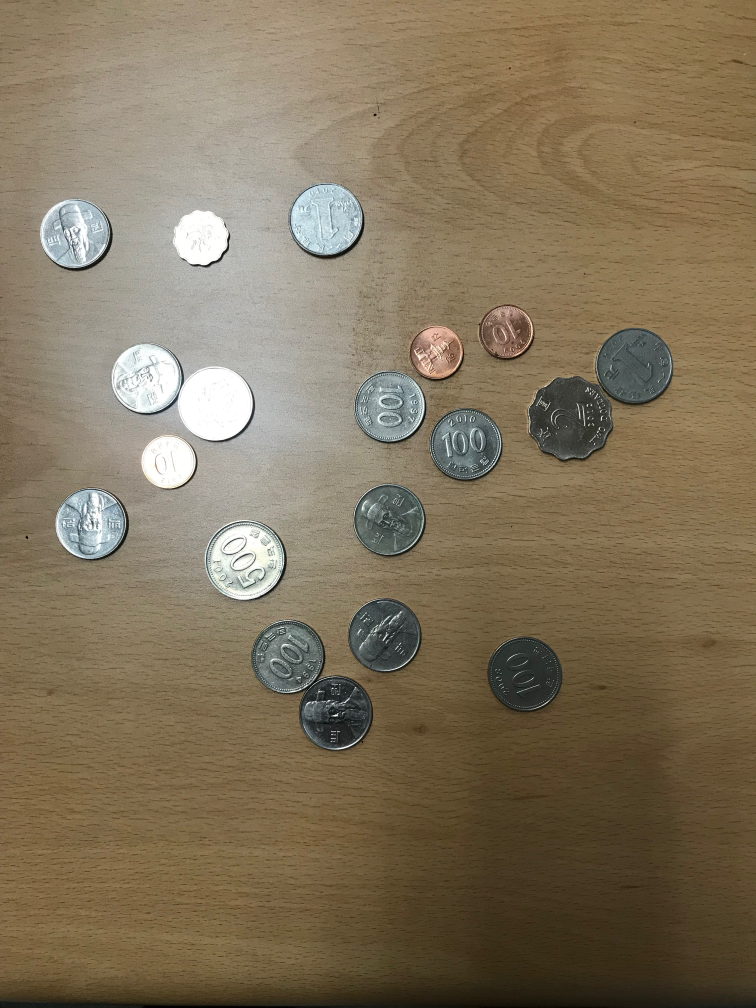
#> input picture Homework-01/Coin-Segmentation/images/IMG_04.JPG, 3024 x 4032 px (shown at 1/4 size)
$ jupyter execute Coin_Detection-04.ipynb
#> lines starting #> are read from the running program, lines starting #| are printed output that depends on the picture
[cell 1]
import matplotlib.pyplot as plt
import numpy as np
import cv2

im = cv2.imread("images/IMG_04.JPG")
#> im is the input picture: shape (4032, 3024, 3); mean B, G, R 91, 115.2, 129.4
plt.imshow(im)

[cell 2]
roi = im[500:3200,0:2800]
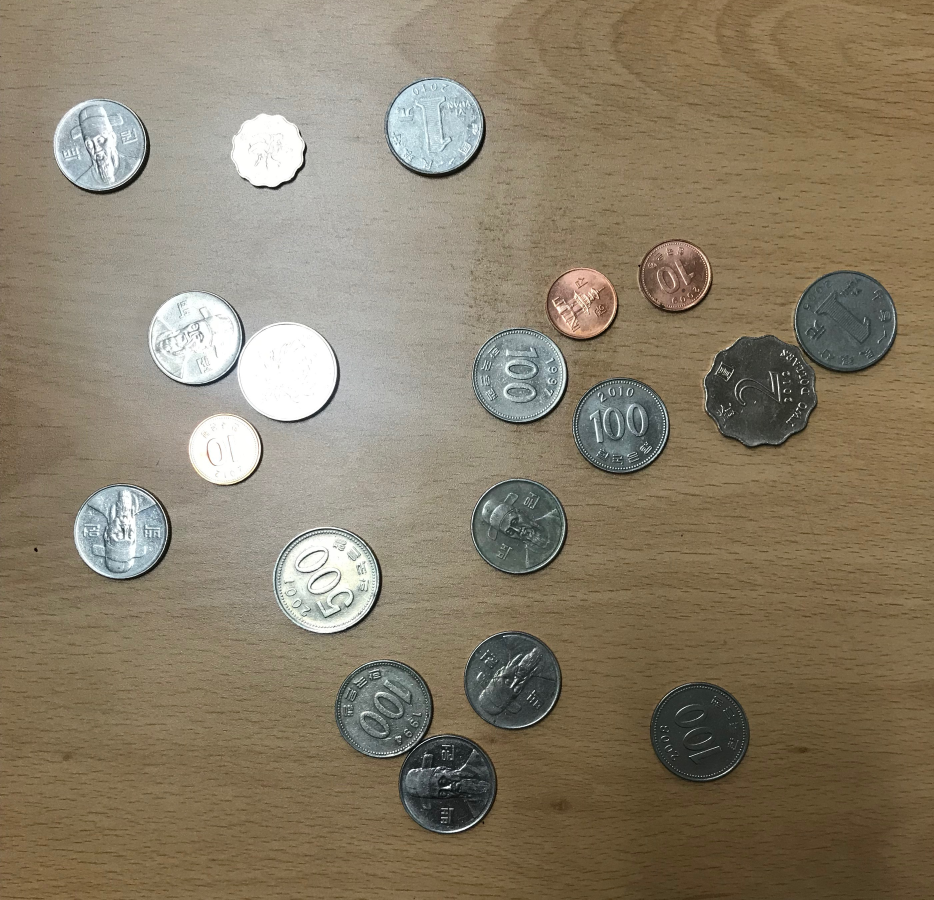
#> roi: shape (2700, 2800, 3) (shown at 1/3 size); mean B, G, R 104.8, 125.8, 137.4
plt.imshow(roi,"gray")

[cell 3]
gray = cv2.cvtColor(roi, cv2.COLOR_BGR2GRAY)
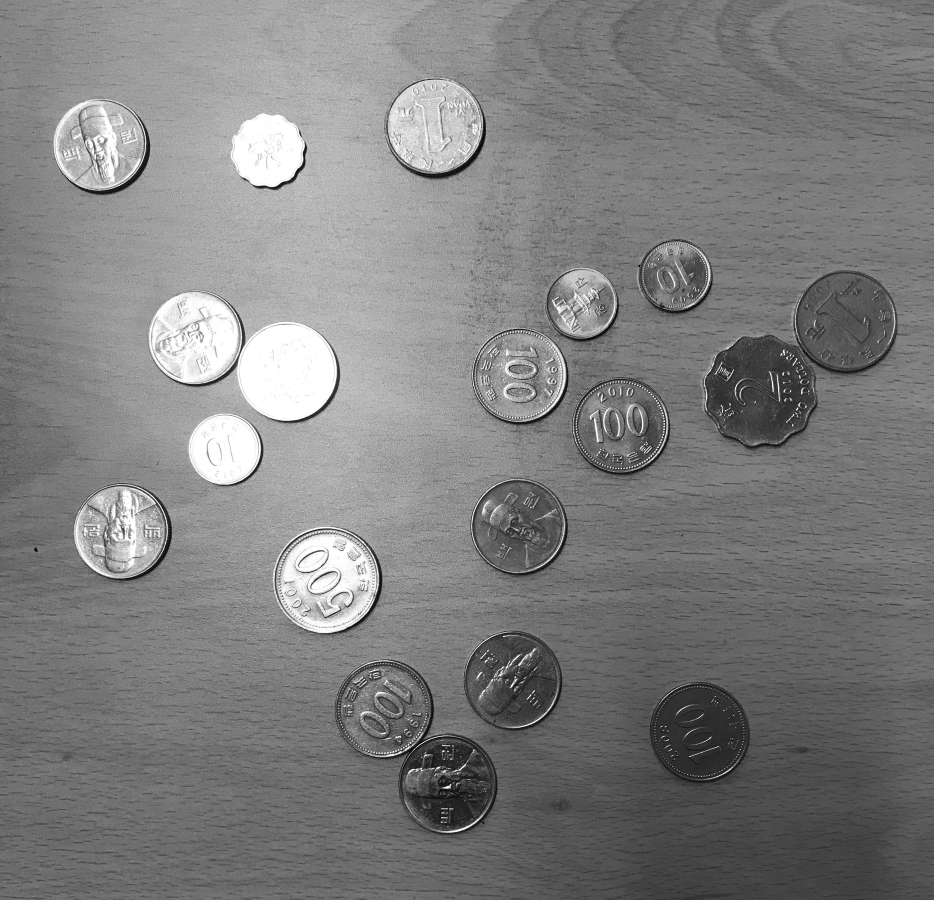
#> gray: shape (2700, 2800) (shown at 1/3 size); min 0, max 255, mean 126.9
gray = cv2.bilateralFilter(gray,23,101,101)
gray = cv2.GaussianBlur(gray, (13,11), 0)
gray_blur = cv2.medianBlur(gray,7)

plt.imshow(gray_blur, 'gray')

[cell 4]
circles = cv2.HoughCircles(gray_blur, cv2.HOUGH_GRADIENT, 0.1, 120, param1 = 50, param2 = 30, minRadius = 100, maxRadius = 180)
#> circles = 15 rows, first 8: [1555.5, 1578.5, 138.7], [1558.5, 1123.5, 139], [584.5, 1013.5, 137.8], [975.5, 1736.5, 160.8], [297.5, 434.5, 137.6], [362.5, 1592.5, 141.8], [1862.5, 1275.5, 140.9], [860.5, 1115.5, 149.2]
circles_rnd = np.uint16(np.around(circles))
#> circles_rnd = 15 rows, first 8: [1556, 1578, 139], [1558, 1124, 139], [584, 1014, 138], [976, 1736, 161], [298, 434, 138], [362, 1592, 142], [1862, 1276, 141], [860, 1116, 149]

print(circles_rnd.shape)
#| (1, 15, 3)

[cell 5]
count = 1
for i in circles_rnd[0, :]:
    cv2.circle(roi, (i[0],i[1]),i[2],(255,0,150), 15)
    cv2.circle(roi, (i[0],i[1]),2,(0, 0, 0), 5)
    cv2.putText(roi, str(count), (i[0]-70,i[1]+30), cv2.FONT_HERSHEY_SIMPLEX, 3.3, (0,0,150), 15)
    count += 1

    plt.rcParams["figure.figsize"] = (16,9)
    plt.imshow(roi)
#> this loop made 15 passes
#> i on passes 1 to 12: [1556, 1578, 139], [1558, 1124, 139], [584, 1014, 138], [976, 1736, 161], [298, 434, 138], [362, 1592, 142], [1862, 1276, 141], [860, 1116, 149], [1306, 378, 140], [674, 1348, 107], [2030, 824, 101], [1340, 2354, 143]
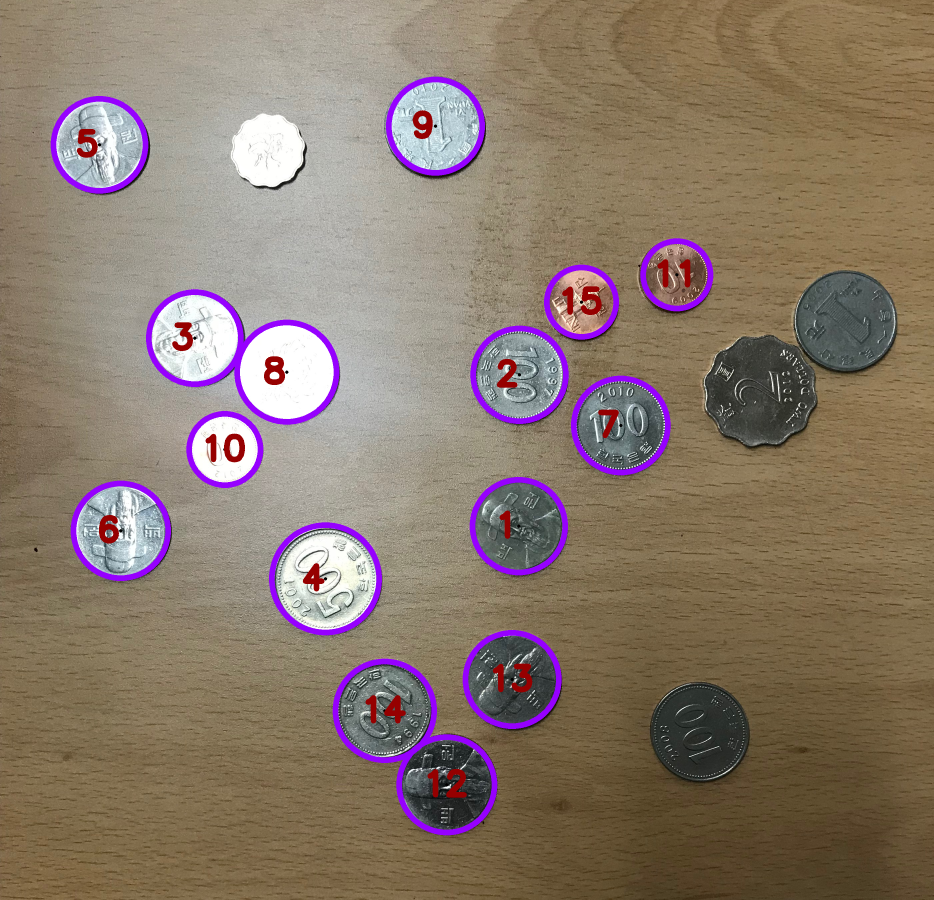
#> roi: shape (2700, 2800, 3) (shown at 1/3 size); mean B, G, R 107.5, 121.1, 138
#> after the loop, count = 16
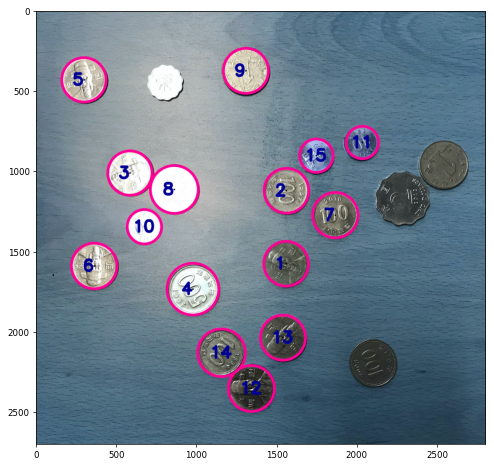
#> figure drawn by matplotlib, 1 panel; B, G, R data is drawn as R, G, B

$ run again, with Homework-01/Coin-Segmentation/images/IMG_01.JPG copied over Homework-01/Coin-Segmentation/images/IMG_04.JPG
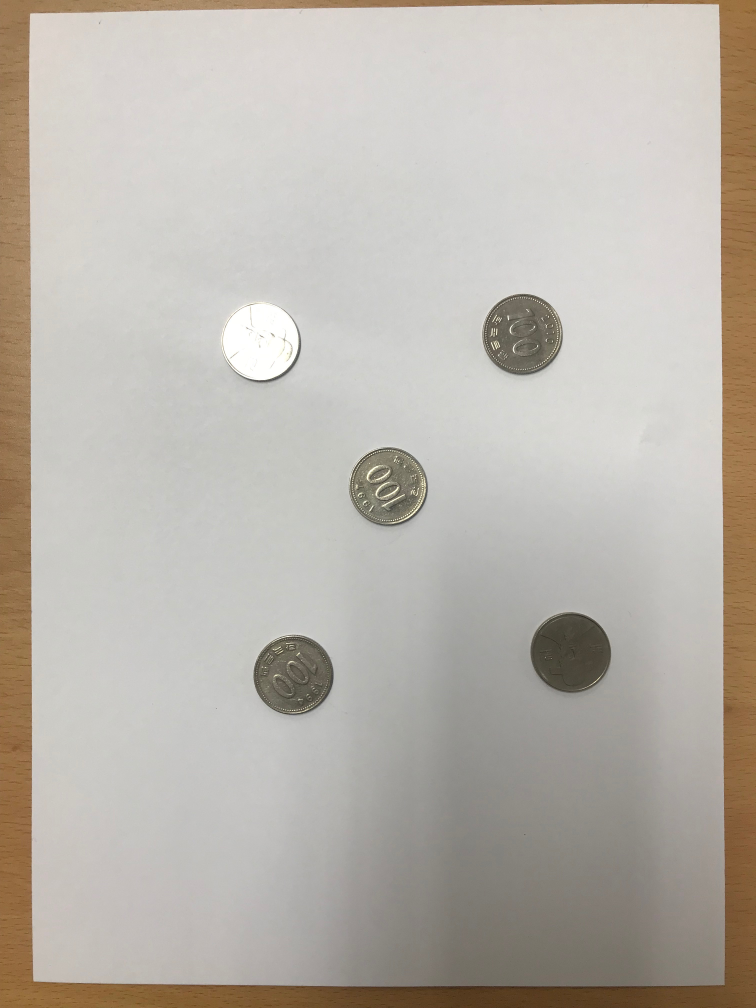
#> input picture Homework-01/Coin-Segmentation/images/IMG_01.JPG, 3024 x 4032 px (shown at 1/4 size)
#> im is the input picture: shape (4032, 3024, 3); mean B, G, R 171.9, 180, 185.8
#> `gray = cv2.cvtColor(roi, cv2.COLOR_BGR2GRAY)`:
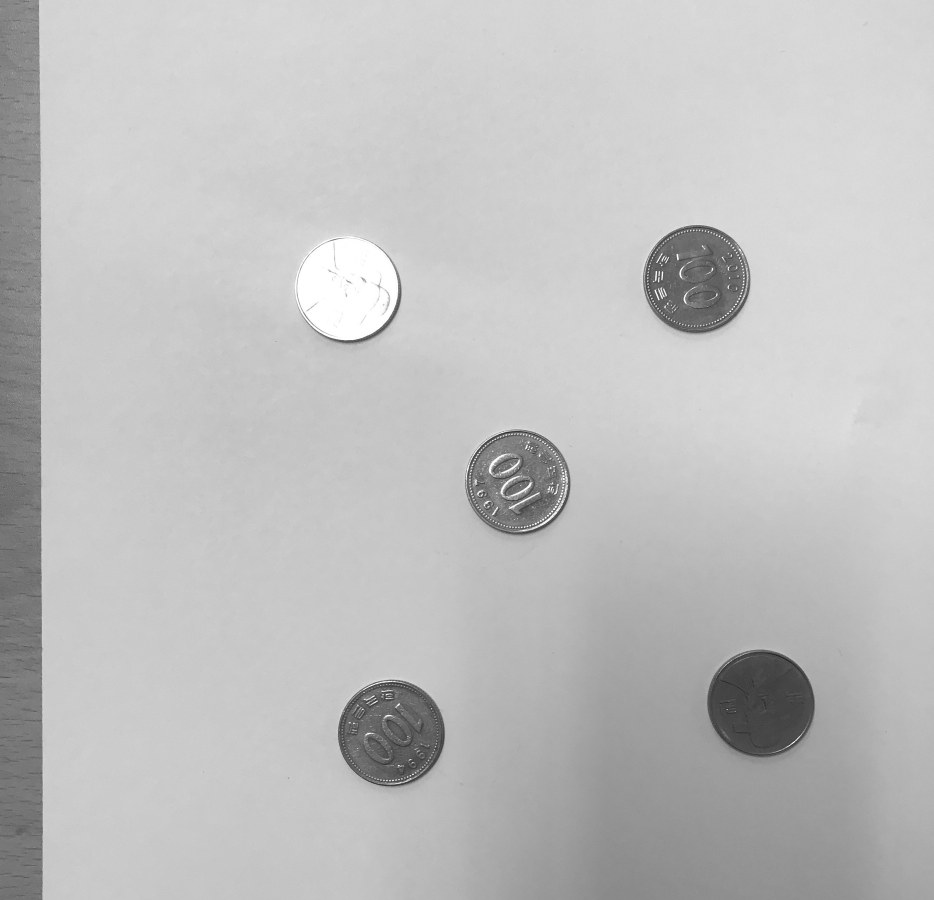
#> gray: shape (2700, 2800) (shown at 1/3 size); min 19, max 255, mean 191
#> circles = [[2090.5, 837.5, 162.5], [1174.5, 2199.5, 160.4], [1554.5, 1448.5, 157.1], [1039.5, 865.5, 154.7], [2280.5, 2112.5, 163.1]]
#> circles_rnd = [[2090, 838, 162], [1174, 2200, 160], [1554, 1448, 157], [1040, 866, 155], [2280, 2112, 163]]
#| (1, 5, 3)
#> the loop `for i in circles_rnd[0, :]:` made 5 passes
#> after the loop `for i in circles_rnd[0, :]:`: count = 6
#> `[cell 5] count = 1 for i in circles_rnd[0, :]: cv2.circle(roi, (i[0],i..`:
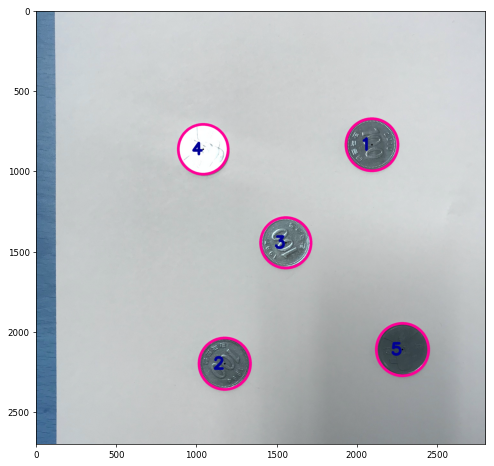
#> figure drawn by matplotlib, 1 panel; B, G, R data is drawn as R, G, B

$ run again, with Homework-01/Coin-Segmentation/images/IMG_03.JPG copied over Homework-01/Coin-Segmentation/images/IMG_04.JPG
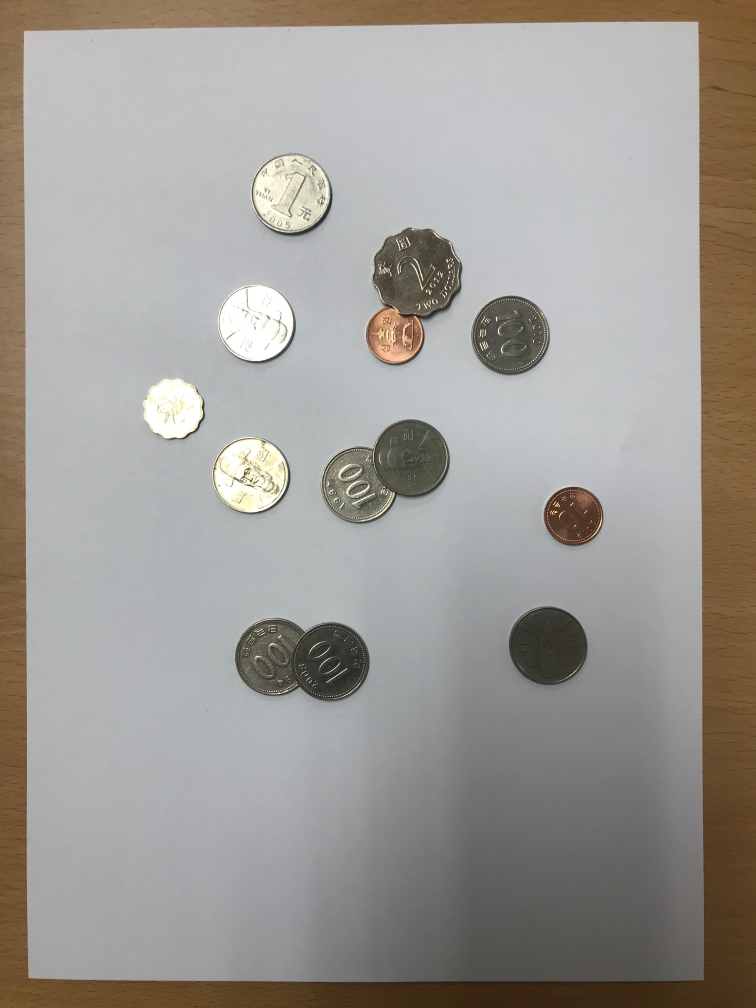
#> input picture Homework-01/Coin-Segmentation/images/IMG_03.JPG, 3024 x 4032 px (shown at 1/4 size)
#> im is the input picture: shape (4032, 3024, 3); mean B, G, R 149.8, 154.6, 158.1
#> circles = [[2041.5, 842.5, 157.4], [1020.5, 791.5, 152.1], [1161.5, 272.5, 156.5], [1000.5, 1399.5, 149.6], [1098.5, 2127.5, 157.5], [2190.5, 2079.5, 155.4], [1640.5, 1336.5, 158.1], [1320.5, 2145.5, 156.6], [1433.5, 1434.5, 145.1], [1580.5, 844.5, 117.9], [2294.5, 1563.5, 117.4], [1233.5, 2031.5, 106.2]]
#> circles_rnd = [[2042, 842, 157], [1020, 792, 152], [1162, 272, 156], [1000, 1400, 150], [1098, 2128, 158], [2190, 2080, 155], [1640, 1336, 158], [1320, 2146, 157], [1434, 1434, 145], [1580, 844, 118], [2294, 1564, 117], [1234, 2032, 106]]
#| (1, 12, 3)
#> the loop `for i in circles_rnd[0, :]:` made 12 passes
#> after the loop `for i in circles_rnd[0, :]:`:
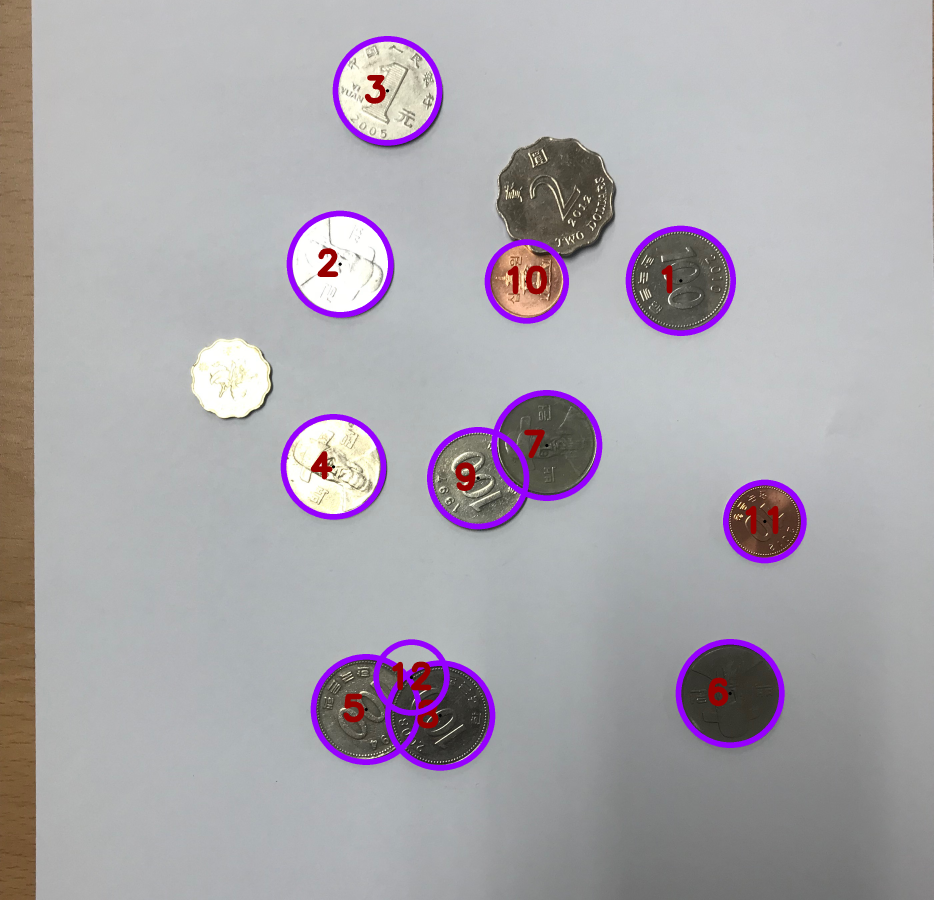
#> roi: shape (2700, 2800, 3) (shown at 1/3 size); mean B, G, R 171.4, 166.4, 170.3
#> after the loop `for i in circles_rnd[0, :]:`: count = 13
#> `[cell 5] count = 1 for i in circles_rnd[0, :]: cv2.circle(roi, (i[0],i..`:
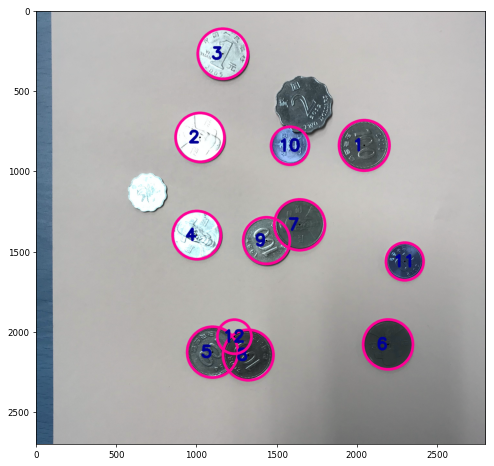
#> figure drawn by matplotlib, 1 panel; B, G, R data is drawn as R, G, B
